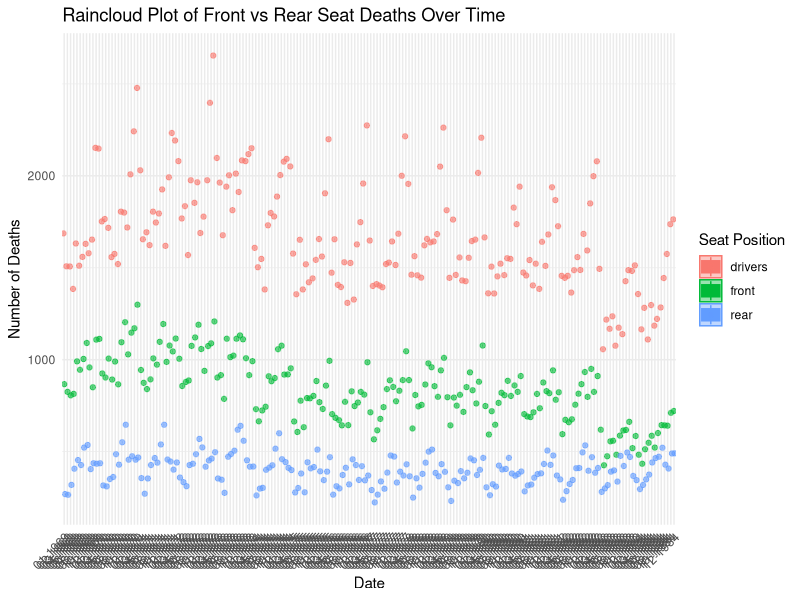
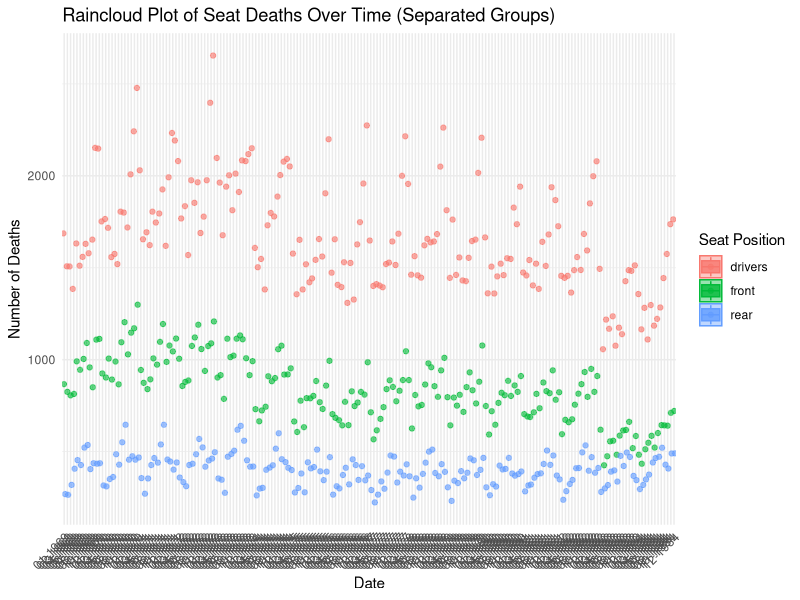

These charts were generated, in order, by the following R code:
## ---- chunk 1
#Install Packages 
install.packages("ggplot2") 
install.packages("tidyr")    
install.packages("dplyr")    

#Loading Packages 
library(ggplot2)
library(tidyr)
library(dplyr)
## ---- chunk 2

data("Seatbelts")

# Overview 
View(Seatbelts)
?Seatbelts
colnames(Seatbelts)
nrow(Seatbelts)

# The columns "drivers", "fornt" and "rear" describe the amount of people killed or seriously injured while sitting in these positions.
# The amount of rows represent the monthly data from January 1969 to December 1984. 

## ---- chunk 3
#Adding a column for Month and selecting the 

deaths_all<- as.data.frame(Seatbelts)
deaths_all$Year <- rep(1969:1984, each = 12)
deaths_all$Month <- rep(1:12, times = 16)
deaths_all$Date <- factor(paste(sprintf("%02d", deaths_all$Month), deaths_all$Year, sep = "-"),
                                levels = unique(paste(sprintf("%02d", deaths_all$Month), deaths_all$Year, sep = "-")))
deaths<- select(deaths_all,Date,drivers,front,rear)

## ---- chunk 4

deaths_long <- deaths %>%
  pivot_longer(cols = c(drivers,front, rear), 
               names_to = "seat_position", 
               values_to = "deaths")

## ---- chunk 5

# Create the Raincloud Plot
ggplot(deaths_long, aes(x = Date, y = deaths, fill = seat_position, color = seat_position)) +
  # Violin plot for distribution
  geom_violin(alpha = 0.4, position = position_dodge(0.8)) +
  # Boxplot inside violin for summary statistics
  geom_boxplot(width = 0.2, position = position_dodge(0.8), outlier.shape = NA) +
  # Jittered points to show individual data points
  geom_jitter(position = position_jitterdodge(jitter.width = 0.2, dodge.width = 0.8), alpha = 0.6) +
  # Titles and labels
  labs(title = "Raincloud Plot of Front vs Rear Seat Deaths Over Time",
       x = "Date",
       y = "Number of Deaths",
       fill = "Seat Position",
       color = "Seat Position") +
  # Rotate x-axis labels for readability
  scale_x_discrete(guide = guide_axis(angle = 45)) +
  # Theme for better visuals
  theme_minimal()

## ---- chunk 6

# Create the Raincloud Plot
ggplot(deaths_long, aes(x = factor(Date), y = deaths, fill = seat_position, color = seat_position)) +
  # Half-violin plots (Raincloud effect)
  geom_violin(alpha = 0.4, scale = "width", position = position_dodge(width = 0.8), trim = FALSE, side = "right") +
  # Boxplot for summary statistics (placed inside violins)
  geom_boxplot(width = 0.1, position = position_dodge(width = 0.8), outlier.shape = NA, alpha = 0.8) +
  # Jittered raw data points
  geom_jitter(position = position_jitterdodge(jitter.width = 0.2, dodge.width = 0.8), alpha = 0.6) +
  # Titles and labels
  labs(title = "Raincloud Plot of Seat Deaths Over Time (Separated Groups)",
       x = "Date",
       y = "Number of Deaths",
       fill = "Seat Position",
       color = "Seat Position") +
  # Rotate x-axis labels for readability
  scale_x_discrete(guide = guide_axis(angle = 45)) +
  # Theme for better visuals
  theme_minimal()


